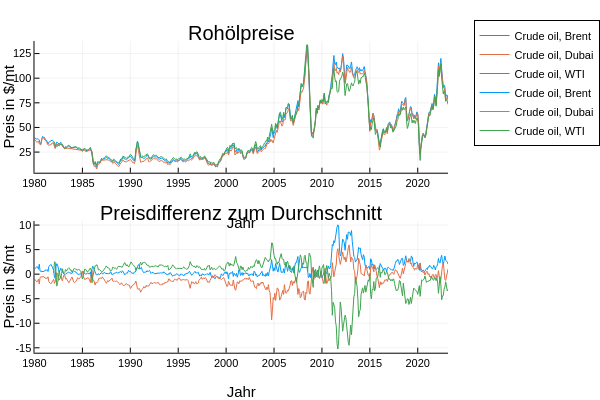

Notebook cell for this chart:
### Markdown cell above
2. Erstelle einen zweiten Plot der die Differenz der Rohölsorten darstellt, beschrifte beide Plots sinnvoll und ordne diesen untereinander in einem einzigen Plot an.

### Code cell
y_dif = y .- df_1980[:,"Crude oil, average"]

plot2 = plot(x,y_dif,
            title = "Preisdifferenz zum Durchschnitt",
            label = ["Crude oil, Brent" "Crude oil, Dubai" "Crude oil, WTI"],
            xlabel = "Jahr",
            ylabel = "Preis in \$/mt",
            xlims = extrema(x),
            xticks = (years,year_label),
            #palette = cgrad(:matter, 3),
            )

plot(plot1,plot2,layout = (2,1),legend = :outertopright)

### Figure 1 — Plotly figure (JSON) as saved in the notebook; plotly's stock layout.template omitted (floating-point values rounded to 4 significant figures; data arrays with more than 128 entries replaced by an {"elided": "..."} marker saying what was removed)
{"data": [{"colorbar": {"len": 0.3657, "title": "", "x": 0.9934, "y": 0.7587}, "legendgroup": "Crude oil, Brent", "line": {"color": "rgba(0, 154, 250, 1.000)", "dash": "solid", "shape": "linear", "width": 1}, "mode": "lines", "name": "Crude oil, Brent", "showlegend": true, "type": "scatter", "x": {"elided": "519 int values"}, "xaxis": "x1", "y": {"elided": "519 float values"}, "yaxis": "y1"}, {"colorbar": {"len": 0.3657, "title": "", "x": 0.9934, "y": 0.7587}, "legendgroup": "Crude oil, Dubai", "line": {"color": "rgba(227, 111, 71, 1.000)", "dash": "solid", "shape": "linear", "width": 1}, "mode": "lines", "name": "Crude oil, Dubai", "showlegend": true, "type": "scatter", "x": {"elided": "519 int values"}, "xaxis": "x1", "y": {"elided": "519 float values"}, "yaxis": "y1"}, {"colorbar": {"len": 0.3657, "title": "", "x": 0.9934, "y": 0.7587}, "legendgroup": "Crude oil, WTI", "line": {"color": "rgba(62, 164, 78, 1.000)", "dash": "solid", "shape": "linear", "width": 1}, "mode": "lines", "name": "Crude oil, WTI", "showlegend": true, "type": "scatter", "x": {"elided": "495 int values"}, "xaxis": "x1", "y": {"elided": "495 float values"}, "yaxis": "y1"}, {"colorbar": {"len": 0.3657, "title": "", "x": 0.9934, "y": 0.2587}, "legendgroup": "Crude oil, Brent", "line": {"color": "rgba(0, 154, 250, 1.000)", "dash": "solid", "shape": "linear", "width": 1}, "mode": "lines", "name": "Crude oil, Brent", "showlegend": true, "type": "scatter", "x": {"elided": "519 int values"}, "xaxis": "x2", "y": {"elided": "519 float values"}, "yaxis": "y2"}, {"colorbar": {"len": 0.3657, "title": "", "x": 0.9934, "y": 0.2587}, "legendgroup": "Crude oil, Dubai", "line": {"color": "rgba(227, 111, 71, 1.000)", "dash": "solid", "shape": "linear", "width": 1}, "mode": "lines", "name": "Crude oil, Dubai", "showlegend": true, "type": "scatter", "x": {"elided": "519 int values"}, "xaxis": "x2", "y": {"elided": "519 float values"}, "yaxis": "y2"}, {"colorbar": {"len": 0.3657, "title": "", "x": 0.9934, "y": 0.2587}, "legendgroup": "Crude oil, WTI", "line": {"color": "rgba(62, 164, 78, 1.000)", "dash": "solid", "shape": "linear", "width": 1}, "mode": "lines", "name": "Crude oil, WTI", "showlegend": true, "type": "scatter", "x": {"elided": "495 int values"}, "xaxis": "x2", "y": {"elided": "495 float values"}, "yaxis": "y2"}], "layout": {"annotations": [{"font": {"color": "rgba(0, 0, 0, 1.000)", "family": "sans-serif", "size": 20}, "rotation": 0, "showarrow": false, "text": "Rohölpreise", "x": 0.535, "xanchor": "center", "xref": "paper", "y": 1, "yanchor": "top", "yref": "paper"}, {"font": {"color": "rgba(0, 0, 0, 1.000)", "family": "sans-serif", "size": 20}, "rotation": 0, "showarrow": false, "text": "Preisdifferenz zum Durchschnitt", "x": 0.535, "xanchor": "center", "xref": "paper", "y": 0.5, "yanchor": "top", "yref": "paper"}], "height": 400, "legend": {"bgcolor": "rgba(255, 255, 255, 1.000)", "bordercolor": "rgba(0, 0, 0, 1.000)", "borderwidth": 1, "font": {"color": "rgba(0, 0, 0, 1.000)", "family": "sans-serif", "size": 11}, "title": {"font": {"color": "rgba(0, 0, 0, 1.000)", "family": "sans-serif", "size": 15}, "text": ""}, "tracegroupgap": 0, "traceorder": "normal", "x": 1.05, "xanchor": "upper", "y": 1, "yanchor": "right"}, "margin": {"b": 20, "l": 0, "r": 0, "t": 20}, "paper_bgcolor": "rgba(255, 255, 255, 1.000)", "plot_bgcolor": "rgba(255, 255, 255, 1.000)", "showlegend": true, "width": 600, "xaxis1": {"anchor": "y1", "domain": [0.07647, 0.9934], "gridcolor": "rgba(0, 0, 0, 0.100)", "gridwidth": 0.5, "linecolor": "rgba(0, 0, 0, 1.000)", "mirror": false, "range": [722815, 738580], "showgrid": true, "showline": true, "showticklabels": true, "tickangle": 0, "tickcolor": "rgb(0, 0, 0)", "tickfont": {"color": "rgba(0, 0, 0, 1.000)", "family": "sans-serif", "size": 11}, "tickmode": "array", "ticks": "inside", "ticktext": ["1980", "1985", "1990", "1995", "2000", "2005", "2010", "2015", "2020"], "tickvals": [722815, 724642, 726468, 728294, 730120, 731947, 733773, 735599, 737425], "title": "Jahr", "titlefont": {"color": "rgba(0, 0, 0, 1.000)", "family": "sans-serif", "size": 15}, "type": "-", "visible": true, "zeroline": false, "zerolinecolor": "rgba(0, 0, 0, 1.000)"}, "xaxis2": {"anchor": "y2", "domain": [0.07647, 0.9934], "gridcolor": "rgba(0, 0, 0, 0.100)", "gridwidth": 0.5, "linecolor": "rgba(0, 0, 0, 1.000)", "mirror": false, "range": [722815, 738580], "showgrid": true, "showline": true, "showticklabels": true, "tickangle": 0, "tickcolor": "rgb(0, 0, 0)", "tickfont": {"color": "rgba(0, 0, 0, 1.000)", "family": "sans-serif", "size": 11}, "tickmode": "array", "ticks": "inside", "ticktext": ["1980", "1985", "1990", "1995", "2000", "2005", "2010", "2015", "2020"], "tickvals": [722815, 724642, 726468, 728294, 730120, 731947, 733773, 735599, 737425], "title": "Jahr", "titlefont": {"color": "rgba(0, 0, 0, 1.000)", "family": "sans-serif", "size": 15}, "type": "-", "visible": true, "zeroline": false, "zerolinecolor": "rgba(0, 0, 0, 1.000)"}, "yaxis1": {"anchor": "x1", "domain": [0.5758, 0.9415], "gridcolor": "rgba(0, 0, 0, 0.100)", "gridwidth": 0.5, "linecolor": "rgba(0, 0, 0, 1.000)", "mirror": false, "range": [4.068, 137.7], "showgrid": true, "showline": true, "showticklabels": true, "tickangle": 0, "tickcolor": "rgb(0, 0, 0)", "tickfont": {"color": "rgba(0, 0, 0, 1.000)", "family": "sans-serif", "size": 11}, "tickmode": "array", "ticks": "inside", "ticktext": ["25", "50", "75", "100", "125"], "tickvals": [25, 50, 75, 100, 125], "title": "Preis in $/mt", "titlefont": {"color": "rgba(0, 0, 0, 1.000)", "family": "sans-serif", "size": 15}, "type": "-", "visible": true, "zeroline": false, "zerolinecolor": "rgba(0, 0, 0, 1.000)"}, "yaxis2": {"anchor": "x2", "domain": [0.07581, 0.4415], "gridcolor": "rgba(0, 0, 0, 0.100)", "gridwidth": 0.5, "linecolor": "rgba(0, 0, 0, 1.000)", "mirror": false, "range": [-16.0, 10.82], "showgrid": true, "showline": true, "showticklabels": true, "tickangle": 0, "tickcolor": "rgb(0, 0, 0)", "tickfont": {"color": "rgba(0, 0, 0, 1.000)", "family": "sans-serif", "size": 11}, "tickmode": "array", "ticks": "inside", "ticktext": ["-15", "-10", "-5", "0", "5", "10"], "tickvals": [-15, -10, -5, 0, 5, 10], "title": "Preis in $/mt", "titlefont": {"color": "rgba(0, 0, 0, 1.000)", "family": "sans-serif", "size": 15}, "type": "-", "visible": true, "zeroline": false, "zerolinecolor": "rgba(0, 0, 0, 1.000)"}}}
